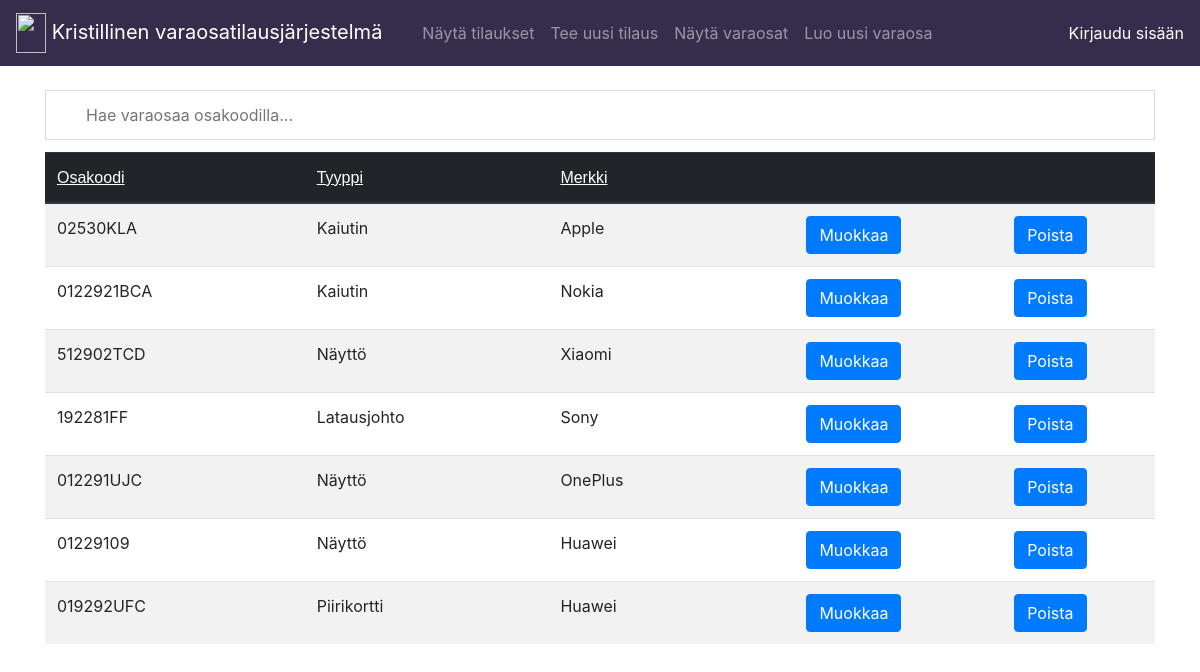
/varaosat, run on the app's committed database.
### application/varaosat/models.py (models this page shows, shortened)
class Varaosa(Base):
    partCode = db.Column(db.String(144), nullable=False)
    partType = db.Column(db.String(144), nullable=False)
    partBrand = db.Column(db.String(144), nullable=False)
    account_id = db.Column(db.Integer, db.ForeignKey('account.id'), nullable=False)
    tilaukset = db.relationship('Tilaus', secondary = 'liitostaulu')
    partTypeNames = {}
    partTypeNames['display'] = 'Näyttö'
    partTypeNames['mainboard'] = 'Piirikortti'
    partTypeNames['subboard'] = 'Alapiirilevy'
    partTypeNames['battery'] = 'Akku'
    partTypeNames['speaker'] = 'Kaiutin'
    partTypeNames['receiver'] = 'Kuuloke'
    partTypeNames['handset'] = 'Myyntipakkaus'
    partTypeNames['host'] = 'Vaihtolaite'
    partTypeNames['cable'] = 'Kaapeli'
    partTypeNames['charger'] = 'Laturi'
    partTypeNames['usbcable'] = 'Latausjohto'
    partTypeNames['other'] = 'Muu'
    partBrandNames = {}
    partBrandNames['huawei'] = 'Huawei'
    partBrandNames['samsung'] = 'Samsung'
    partBrandNames['oneplus'] = 'OnePlus'
    partBrandNames['apple'] = 'Apple'
    partBrandNames['nokia'] = 'Nokia'
    partBrandNames['sony'] = 'Sony'
    partBrandNames['xiaomi'] = 'Xiaomi'

### application/varaosat/views.py (the view)
@app.route("/varaosat", methods=["GET"])
def varaosa_index():
    return render_template("varaosat/list.html", varaosat = Varaosa.query.all())

### application/templates/varaosat/list.html (shortened to what this page needs)
{% extends "layout.html" %}
{% block body %}
<input type="text" id="myInput" onkeyup="myFunction()" placeholder="Hae varaosaa osakoodilla...">
<table id="myTable" class="table table-striped">
  <thead class=thead-dark style="background-color: #362d4d;">
    <tr>
      <th><button onclick="sortTableName()">Osakoodi</button></th>
      <th><button onclick="sortTableType()">Tyyppi</button></th>
      <th><button onclick="sortTableBrand()">Merkki</button></th>
      <th></th>
    </tr>
  </thead>
  <tbody>
  {% for varaosa in varaosat %}
  <tr>
    <td>{{ varaosa.partCode }}</td>
		<td>{{ varaosa.partTypeNames[varaosa.partType] }}</td>
		<td>{{ varaosa.partBrandNames[varaosa.partBrand] }}</td>
    <td>
    <div class="d-flex flex-row justify-content-around">
      <form method="GET" action="{{ url_for('show_varaosa', varaosa_id=varaosa.id) }}">
        <input class="btn btn-primary" type="submit" value="Muokkaa"/>
      </form>
      <form method="POST" action="{{ url_for('varaosa_delete', varaosa_id=varaosa.id) }}">
        <input class="btn btn-primary" type="submit" value="Poista"/>
      </form>
    </td>
  </tr>
  {% endfor %}
  </tbody>
</table>
{% endblock %}

### application/templates/layout.html (shortened to what this page needs)
  <!DOCTYPE html>
  <html>
    <head>
      <link rel="stylesheet" href="https://maxcdn.bootstrapcdn.com/bootstrap/4.0.0/css/bootstrap.min.css">
    </head>
    <body>
      <nav class="navbar navbar-expand-md navbar-dark mb-4" style="background-color: #362d4d;">
        <a class="navbar-brand" href="/">
          <img src="http://cliparts.co/cliparts/rcn/rey/rcnreyoXi.svg" width="30" height="40" class="d-inline-block align-top" alt="">
          <div class="navbar-brand" style="padding-top:4px;">
          Kristillinen varaosatilausjärjestelmä
          </div>
        </a>
        <div class="collapse navbar-collapse" id="navbarCollapse">
          <ul class="navbar-nav mr-auto">
            <li class="nav-item">
              <a class="nav-link" href="{{ url_for('tilaus_index') }} ">Näytä tilaukset</a>
            </li>
            <li class="nav-item">
                <a class="nav-link" href="{{ url_for('tilaus_form') }} ">Tee uusi tilaus</a>
            </li>
            <li class="nav-item">
              <a class="nav-link" href="{{ url_for('varaosa_index') }} ">Näytä varaosat</a>
            </li>
            <li class="nav-item">
              <a class="nav-link" href="{{ url_for('varaosa_form') }} ">Luo uusi varaosa</a>
            </li>
          </ul>
        </div>
        {% if current_user.is_authenticated %}
          <div class="navbar-text">
            Olet sisäänkirjautunut tunnuksella: {{ current_user.name }}
          </div>
        <div class="navbar-text" style="padding-left:16px;">
          <a href="{{ url_for('auth_logout') }}">Kirjaudu ulos</a>
          {% else %}
        <div class="navbar-text">
          <a href="{{ url_for('auth_login') }}">Kirjaudu sisään</a>
          {% endif %}
        </div>
      </nav>
      <main role="main" class="container">
      {% block body %}{% endblock %}
      </main>
    </body>
  </html>

### application/templates/varaosat/list.html (style rules this page uses)
* { box-sizing: border-box; }
#myInput { background-image: url('/css/searchicon.png'); background-position: 10px 10px; background-repeat: no-repeat; width: 100%; font-size: 16px; padding: 12px 20px 12px 40px; border: 1px solid #ddd; margin-bottom: 12px; }
button { background: none!important; border: none; padding: 0!important; font-family: arial, sans-serif; color: rgb(255, 255, 255); text-decoration: underline; cursor: pointer; }

### data on the page
Varaosa: partCode "02530KLA", partType "Kaiutin", partBrand "Apple"
Varaosa: partCode "0122921BCA", partType "Kaiutin", partBrand "Nokia"
Varaosa: partCode "512902TCD", partType "Näyttö", partBrand "Xiaomi"
Varaosa: partCode "192281FF", partType "Latausjohto", partBrand "Sony"
Varaosa: partCode "012291UJC", partType "Näyttö", partBrand "OnePlus"
Varaosa: partCode "01229109", partType "Näyttö", partBrand "Huawei"
Varaosa: partCode "019292UFC", partType "Piirikortti", partBrand "Huawei"
